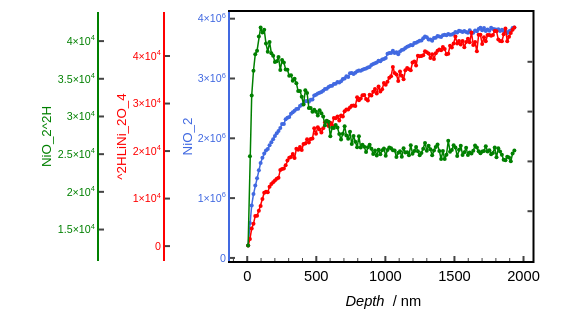

This figure's notebook cell:
### Code cell
a = Dataframe = depth_profils[0]
b = x_column_name = '##Depth (nm)'
c = list_of_y_column_names = ['NiO_2-Intensity(Raw, Background Corrected)', '^2HLiNi_2O_4-Intensity(Raw, Background Corrected)', 'NiO_2^2H-Intensity(Raw, Background Corrected)']
d = list_of_curve_label = ['NiO_2', '^2HLiNi_2O_4', 'NiO_2^2H']
e = list_of_colors = ['royalblue', 'red', 'green']
f = XAxis_Label = '<i> Depth </i> / nm'
g = YAxis_Label = '<i> Counts </i>'
h = Filepath_for_saving = images_outdir + 'OneWeekWashed_MultipleYAxis' + '.html'

Plotly_DepthProfil_Multiple_YAxis(a, b, c , d, e, f, g, h)

### Figure 1 — Plotly figure (JSON) as saved in the notebook; plotly's stock layout.template omitted (floating-point values rounded to 4 significant figures; data arrays with more than 128 entries replaced by an {"elided": "..."} marker saying what was removed)
{"data": [{"line": {"width": 1.5}, "marker": {"color": "royalblue", "size": 4}, "mode": "markers+lines", "name": "NiO_2", "type": "scatter", "x": {"elided": "150 float values"}, "y": {"elided": "150 float values"}, "yaxis": "y"}, {"line": {"width": 1.5}, "marker": {"color": "red", "size": 4}, "mode": "markers+lines", "name": "^2HLiNi_2O_4", "type": "scatter", "x": {"elided": "150 float values"}, "y": {"elided": "150 float values"}, "yaxis": "y2"}, {"line": {"width": 1.5}, "marker": {"color": "green", "size": 4}, "mode": "markers+lines", "name": "NiO_2^2H", "type": "scatter", "x": {"elided": "150 float values"}, "y": {"elided": "150 float values"}, "yaxis": "y3"}, {"showlegend": false, "type": "scatter", "x": [null], "y": [null], "yaxis": "y4"}], "layout": {"autosize": false, "font": {"color": "black", "family": "Arial", "size": 14.67}, "height": 309, "margin": {"b": 48, "l": 10, "r": 10, "t": 12}, "paper_bgcolor": "white", "plot_bgcolor": "white", "showlegend": false, "width": 570, "xaxis": {"automargin": false, "domain": [0.4, 0.95], "exponentformat": "power", "linecolor": "black", "linewidth": 2, "minor": {"ticklen": 3, "ticks": "inside", "tickwidth": 1}, "mirror": true, "showline": true, "tickfont": {"size": 14.67}, "ticklen": 5, "ticks": "inside", "tickwidth": 2, "title": {"font": {"size": 14.67}, "text": "<i> Depth </i> / nm"}}, "yaxis": {"anchor": "x", "exponentformat": "power", "linecolor": "royalblue", "linewidth": 2, "showline": true, "side": "left", "tickfont": {"color": "royalblue", "size": 10.67}, "ticklen": 5, "ticks": "inside", "tickwidth": 2, "title": {"font": {"color": "royalblue", "size": 13.33}, "standoff": 2, "text": "NiO_2"}}, "yaxis2": {"anchor": "free", "exponentformat": "power", "linecolor": "red", "linewidth": 2, "overlaying": "y", "position": 0.28, "showline": true, "side": "left", "tickfont": {"color": "red", "size": 10.67}, "ticklen": 5, "ticks": "inside", "tickwidth": 2, "title": {"font": {"color": "red", "size": 13.33}, "standoff": 2, "text": "^2HLiNi_2O_4"}}, "yaxis3": {"anchor": "free", "exponentformat": "power", "linecolor": "green", "linewidth": 2, "overlaying": "y", "position": 0.16, "showline": true, "side": "left", "tickfont": {"color": "green", "size": 10.67}, "ticklen": 5, "ticks": "inside", "tickwidth": 2, "title": {"font": {"color": "green", "size": 13.33}, "standoff": 2, "text": "NiO_2^2H"}}, "yaxis4": {"anchor": "x", "linecolor": "black", "linewidth": 2, "overlaying": "y", "showline": true, "showticklabels": false, "side": "right", "ticklen": 5, "ticks": "inside", "tickwidth": 2}}}
